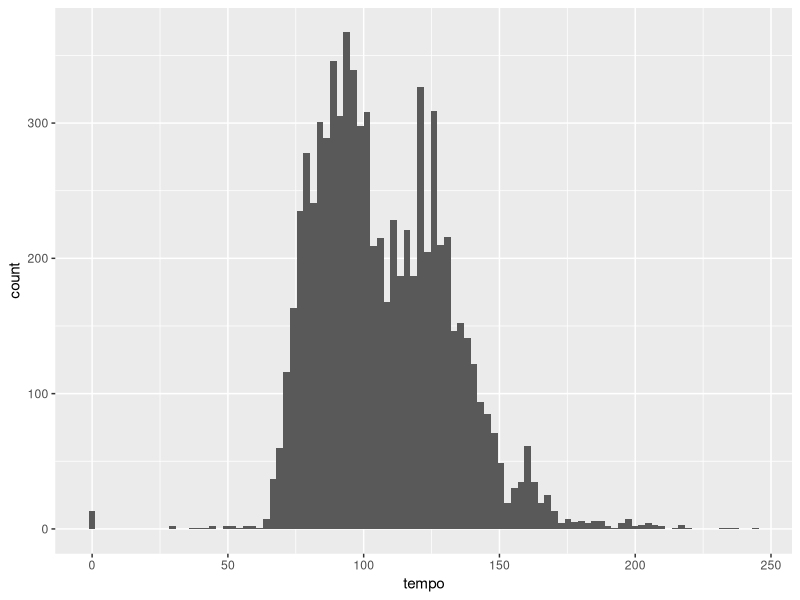
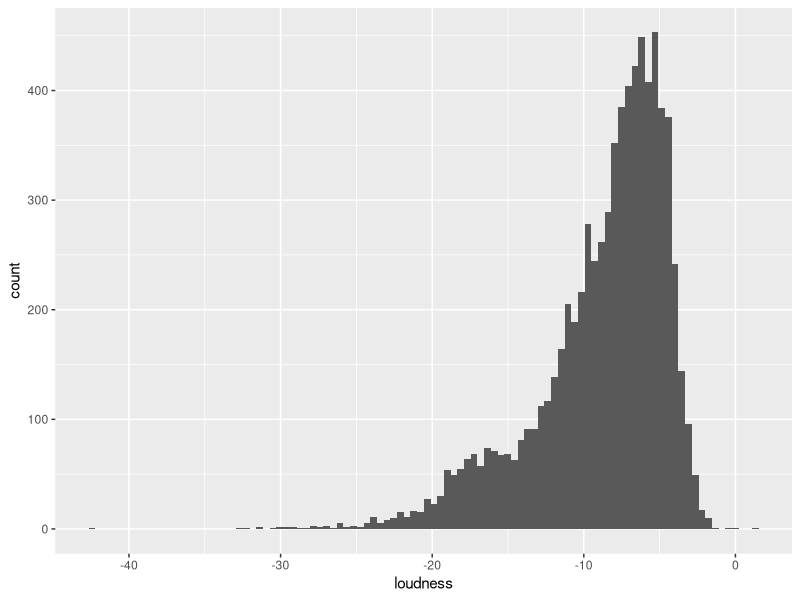
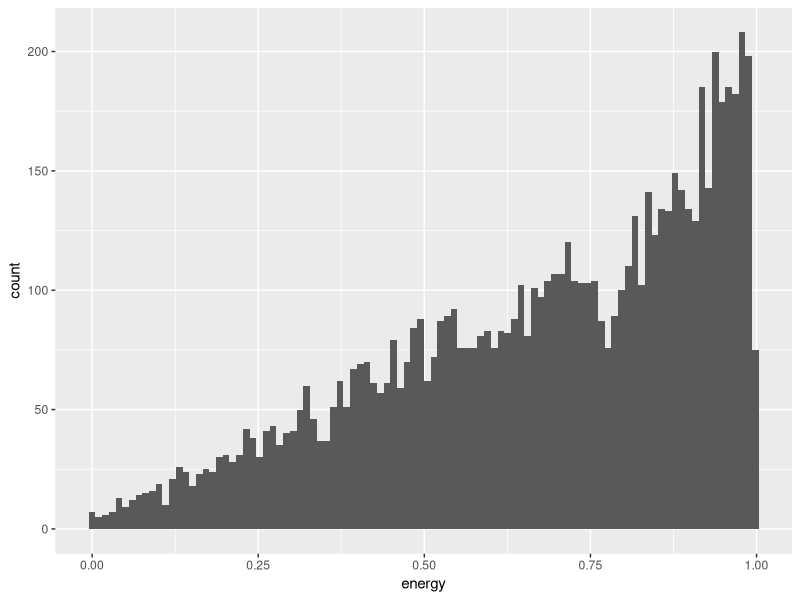
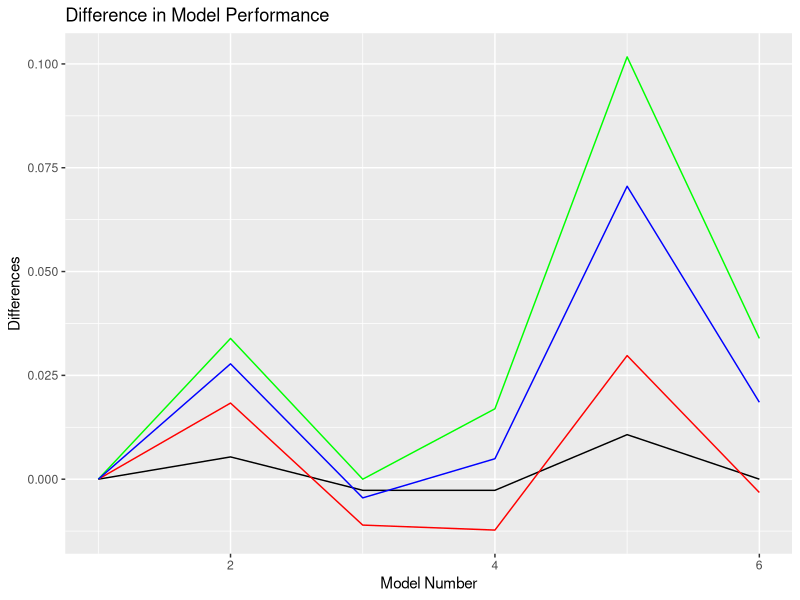
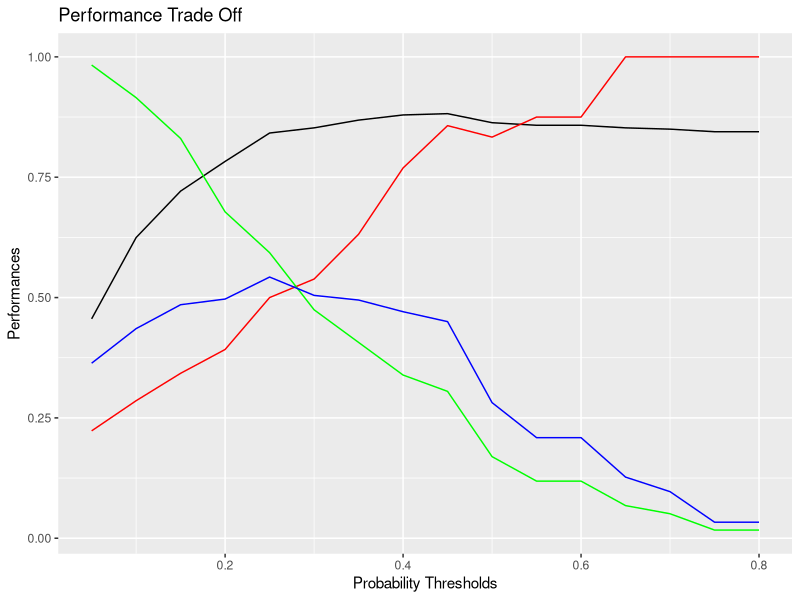
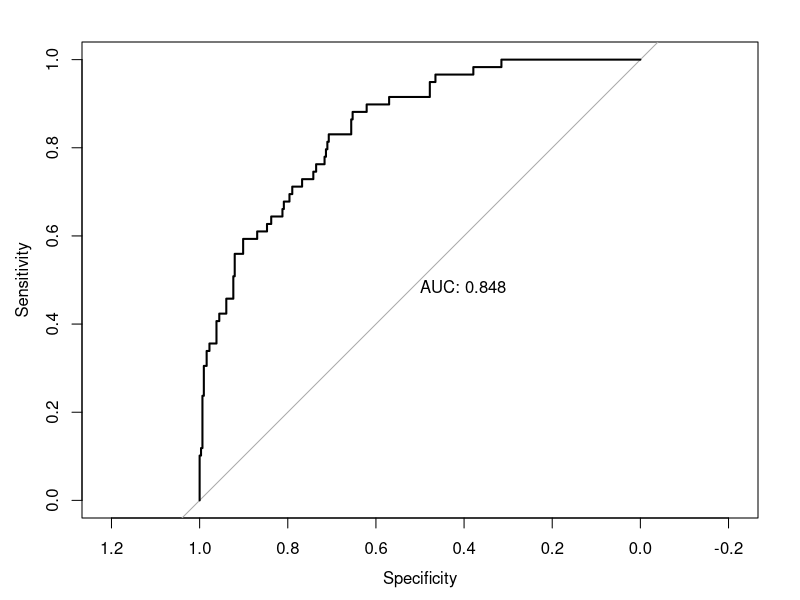

The R source for these figures, in order:
## ---- chunk 1
knitr::opts_chunk$set(echo = TRUE)
## ---- chunk 2
library(dplyr)
library(ggplot2)
library(pROC)
library(tidyverse)
## ---- chunk 3
standardize <- function(column){
  # standardize a single column
    # centers the data around 0 and divide by the variance
  sigma_sq = var(column)
  mu = mean(column)
  return( (column-mu)/sigma_sq)
}

replace_outliers <- function(column){
  # This function replaces outliers with the upper and lower 
  
  second_quant = quantile(column, probs=0.25)
  third_quant = quantile(column, probs=0.75)
  iqr =  third_quant - second_quant
  
  # boundaries
  upper = third_quant + 1.5*iqr
  lower = second_quant - 1.5*iqr
  
  # num of rows
  n = length(column)
  
  for (i in 1:n){
    val = column[i]
    
    # if row val is > upper boundary
    if (val > upper){
      
        #replace outlier
        column[i] = upper
      
      # if row val is < lower boundary
    } else if ( val < lower ){
      
        # replace outlier
        column[i] = lower
    }
  }
  return (column)
}

classification_report <- function(model, thresh=0.30){
  # You can make predictions on the test set by using the command:
  testPredict = predict(model, newdata=SongsTest, type="response")
  
  # Then, you can create a confusion matrix with a threshold of 0.15 by using the table command:
  confusion.matrix<-table(SongsTest$Top10, testPredict >= thresh)
  
  # Getting true and false positive and negatives 
  TP <- confusion.matrix[2,2]
  TN <- confusion.matrix[1,1]
  FP <- confusion.matrix[1,2]
  FN <- confusion.matrix[2,1]
  
  # Classifier Performance Metrics
  accuracy = (TP + TN) / (TP + FP + TN + FN)
  precision = TP / (TP + FP)
  recall = TP / (TP + FN)
  f1 = 2 * ( precision * recall) / (precision + recall)
  
  results <- c(accuracy, precision, recall, f1)
  
  return(results)
}

## ---- chunk 4
data <-read.csv('MusicData.csv')
data[is.na(data)]
## ---- chunk 5
dim(data)
## ---- chunk 6
p <- ggplot(data, aes(x=tempo)) + geom_histogram(bins = 100)
print(p)

p <- ggplot(data, aes(x=loudness)) + geom_histogram(bins = 100)
print(p)

p <- ggplot(data, aes(x=energy)) + geom_histogram(bins = 100)
print(p)

## ---- chunk 7

# standardize data = center data and get equal variance
data$loudness <- standardize(data$loudness)
data$tempo <- standardize(data$tempo)
data$energy <- standardize(data$energy)

# replace the outliers for standardized variables
data$loudness <- replace_outliers(data$loudness)
data$tempo <- replace_outliers(data$tempo)
data$energy <- replace_outliers(data$energy)
## ---- chunk 8
SongsTrain = data %>% filter(year <= 2009)
SongsTest = data %>% filter(year == 2010)

#non-predictors
nonvars = c("year", "songtitle", "artistname", "songID", "artistID")

# To remove these variables from your training and testing sets:
SongsTrain = SongsTrain[ , !(names(SongsTrain) %in% nonvars) ]
SongsTest = SongsTest[ , !(names(SongsTest) %in% nonvars) ]
## ---- chunk 9
mod1 <- glm(formula = Top10 ~ . , family = binomial, data = SongsTrain) 

mod2 <- glm(formula = Top10 ~ . - timbre_8_min - timbre_8_max - timbre_2_min,
            family = binomial, data = SongsTrain)
mod3 <- glm(formula = Top10 ~ . - timbre_8_min - timbre_8_max - timbre_2_min
            - key - timbre_6_max - timesignature - timbre_7_max, 
            family = binomial, data = SongsTrain)

mod4 <- glm(formula = Top10 ~ . - timbre_8_min - timbre_8_max - timbre_2_min
            - key - timbre_6_max - timesignature - timbre_7_max 
            - key_confidence - timbre_7_min - timbre_10_min, 
            family = binomial, data = SongsTrain)

mod5 <- glm(formula = Top10 ~ . - timbre_8_min - timbre_8_max - timbre_2_min
            - key - timbre_6_max - timesignature - timbre_7_max 
            - key_confidence - timbre_7_min - timbre_10_min-energy, 
            family = binomial, data = SongsTrain)

mod6 <- glm(formula = Top10 ~ . - timbre_8_min - timbre_8_max - timbre_2_min
            - key - timbre_6_max - timesignature - timbre_7_max 
            - key_confidence - timbre_7_min - timbre_10_min-energy - tempo
            - timbre_1_max - timbre_2_max - timbre_3_min - timbre_5_max 
            -timbre_9_min  - timbre_9_max,
            family = binomial, data = SongsTrain)
## ---- chunk 10
eval1 <- classification_report(mod1)
eval2 <- classification_report(mod2)
eval3 <- classification_report(mod3)
eval4 <- classification_report(mod4)
eval5 <- classification_report(mod5)
eval6 <- classification_report(mod6)

results <- data.frame(first_mod = c(0,0,0,0), second_mod = eval2-eval1, third_mod=eval3-eval1, fourth_mod=eval4-eval1, fifth_mod=eval5-eval1,
                      sixth_mod = eval6-eval1)

metrics <-c("accuracy","precision","recall","f1")
rownames(results) <- metrics

# transpose results
results <- as.data.frame(t(results))

results
## ---- chunk 11
ggplot(results, aes(x=c(1,2,3,4,5,6))) +  
  geom_line(aes(y = accuracy), color = "black") +
  geom_line(aes(y =precision), color = "red") +
  geom_line(aes(y = recall), color = "green") +
  geom_line(aes(y = f1), color = "blue") + 
  xlab("Model Number") + 
  ylab("Differences") + 
  ggtitle("Difference in Model Performance") 

## ---- chunk 12
performances <- data.frame(first_mod = eval1, second_mod = eval2, third_mod=eval3, fourth_mod=eval4, fifth_mod=eval5, sixth_mod=eval6)

rownames(performances) <- metrics

# transpose performances
performances <- as.data.frame(t(performances))
performances
## ---- chunk 13
summary(mod6)
## ---- chunk 14
base_last <- data.frame(first_mod = eval1, sixth_mod=eval6)

rownames(base_last) <- metrics

# transpose results
base_last <- as.data.frame(t(base_last))
base_last
## ---- chunk 15
thresholds = seq.int(5,84,5)/100

acc <- c()
pre <- c()
rec <- c()
f1 <- c()

for (i in thresholds){
  values <- classification_report(mod6,i)
  acc <- append(acc, values[1])
  pre <- append(pre, values[2])
  rec <- append(rec, values[3])
  f1 <- append(f1, values[4])
}

best_thresh <- data.frame(accuracy = acc, precision = pre, recall = rec, f1 = f1)

plot_it <- ggplot(best_thresh, aes(x=thresholds[1:16])) +  
  geom_line(aes(y = accuracy), color = "black") +
  geom_line(aes(y =precision), color = "red") +
  geom_line(aes(y = recall), color = "green") +
  geom_line(aes(y = f1), color = "blue") + 
  xlab("Probability Thresholds") + 
  ylab("Performances") + 
  ggtitle("Performance Trade Off")

plot_it

## ---- chunk 16
classification_report(mod6,0.30)
# accuracy, precision, recall, f1
## ---- chunk 17
mod_summary <- summary(mod6)
mod_summary
## ---- chunk 18
print(mod_summary$coefficients[2:6])
## ---- chunk 19
print(exp(mod_summary$coefficients[2:6]))
## ---- chunk 20
test_prob = predict(mod6, newdata = SongsTest, type = "response")
test_roc = roc(SongsTest$Top10 ~ test_prob, plot = TRUE, print.auc = TRUE)
test_roc
## ---- chunk 21
testPredict = predict(mod6, newdata=SongsTest, type="response")
testPredict[1:10]
## ---- chunk 22
testPredict[1:10] > 0.30
## ---- chunk 23
table(SongsTest$Top10, testPredict >= 0.30)
